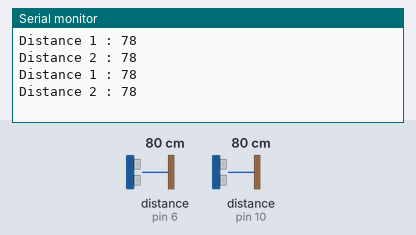
Recording of a sketch running on a simulated Arduino Uno, built with avr-gcc and run on an emulated ATmega328P. On the bench: the last lines printed to the serial monitor. Wiring (inferred from the names in the program): 2 × ultrasonic range finder: trigger pin 5, echo pin 6 / trigger pin 9, echo pin 10. Inputs (shaded band) come from the test bench; at power-on: distance to the obstacle (sensors on pin 6, pin 10) 80 cm. The echo pulse lasts 58.3 µs per cm.

Above: at 2.8 s.
2.9 s: distance to the obstacle (sensor on pin 6) set to 2 cm
At 4.5 s:
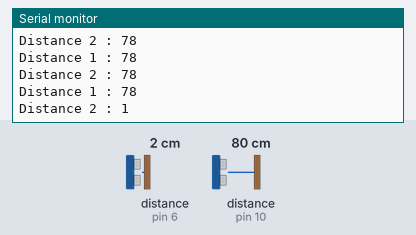
5.6 s: distance to the obstacle (sensor on pin 10) set to 2 cm
At 7.3 s:
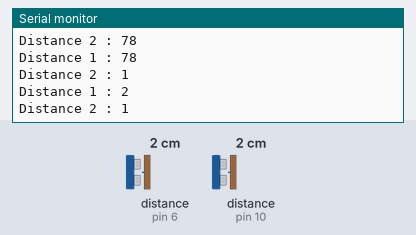
8.3 s: distance to the obstacle (sensor on pin 6) set to 18 cm
At 11.1 s:
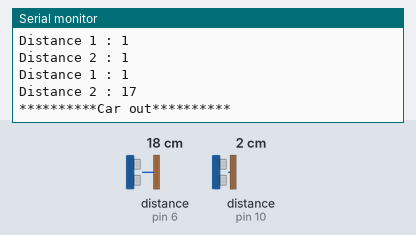
11.5 s: distance to the obstacle (sensor on pin 10) set to 4 cm
At 13.3 s:
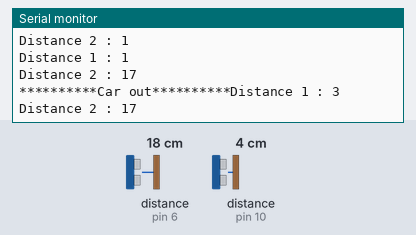
Timing chart, 0 to 14.8 s (numbered marks = the images above; inputs shaded):
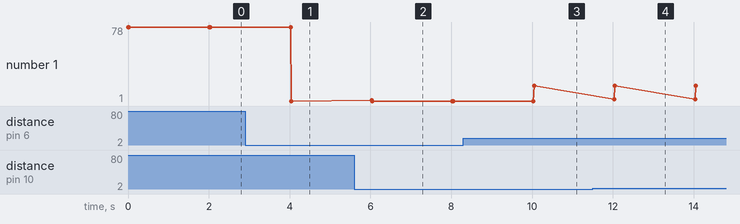

Measured:
- after the input at 2.9 s, the serial monitor: prints a new line after 1.1 s (image 1)
- after the input at 5.6 s, the serial monitor: prints a new line after 0.43 s (image 2)
- after the input at 8.3 s, the serial monitor: prints a new line after 1.7 s (image 3)
- after the input at 11.5 s, the serial monitor: prints a new line after 0.53 s (image 4)
- plotted number 1: 1 → 17 after the input at 8.3 s

The sketch:

Parking.ino
```cpp
// defines pins numbers
const int trigPin1 = 9;
const int echoPin1 = 10;
const int trigPin2 = 5;
const int echoPin2 = 6;
// defines variables
long duration;
int distance1;
int distance2;
int flag0=0; //no car near
int flag1=0; //car in front of sensor1
int flag2=0; //car in front of sensor2
int sendValue = 0; //0 : nothing , 1 : in , -1 : out
void setup() {
pinMode(trigPin1, OUTPUT); // Sets the trigPin as an Output
pinMode(echoPin1, INPUT); // Sets the echoPin as an Input
pinMode(trigPin2, OUTPUT); // Sets the trigPin as an Output
pinMode(echoPin2, INPUT); // Sets the echoPin as an Input
Serial.begin(9600); // Starts the serial communication
}
void loop() {
// Clears the trigPin
digitalWrite(trigPin1, LOW);
delayMicroseconds(2);
// Sets the trigPin on HIGH state for 10 micro seconds
digitalWrite(trigPin1, HIGH);
delayMicroseconds(10);
digitalWrite(trigPin1, LOW);
// Reads the echoPin, returns the sound wave travel time in microseconds
duration = pulseIn(echoPin1, HIGH);
// Calculating the distance
distance1= duration*0.034/2;
// Prints the distance on the Serial Monitor
Serial.print("Distance 1 : ");
Serial.println(distance1);

// Clears the trigPin
digitalWrite(trigPin2, LOW);
delayMicroseconds(2);
// Sets the trigPin on HIGH state for 10 micro seconds
digitalWrite(trigPin2, HIGH);
delayMicroseconds(10);
digitalWrite(trigPin2, LOW);
// Reads the echoPin, returns the sound wave travel time in microseconds
duration = pulseIn(echoPin2, HIGH);
// Calculating the distance
distance2= duration*0.034/2;
// Prints the distance on the Serial Monitor
Serial.print("Distance 2 : ");
Serial.println(distance2);

if(distance1>15 && distance2>15)
{
  flag0=1;
  flag1=0;
  flag2=0;
}
else if(distance1<15 && distance2>15) //car in front of sensor1
{
  flag1=1;
  if(flag2==1) //car is coming from sensor 2
  {
    flag2=0;
    Serial.print("**********Car out**********");
    sendValue = -1;

  }
}
else if(distance1>15 && distance2<15) //car in front of sensor2
{
  flag2=1;
  if(flag1==1) //car is coming from sensor 1
  {
    flag1=0;
    Serial.print("**********Car in**********");
    sendValue = 1;

  }
}

delay(2000);

}
```
